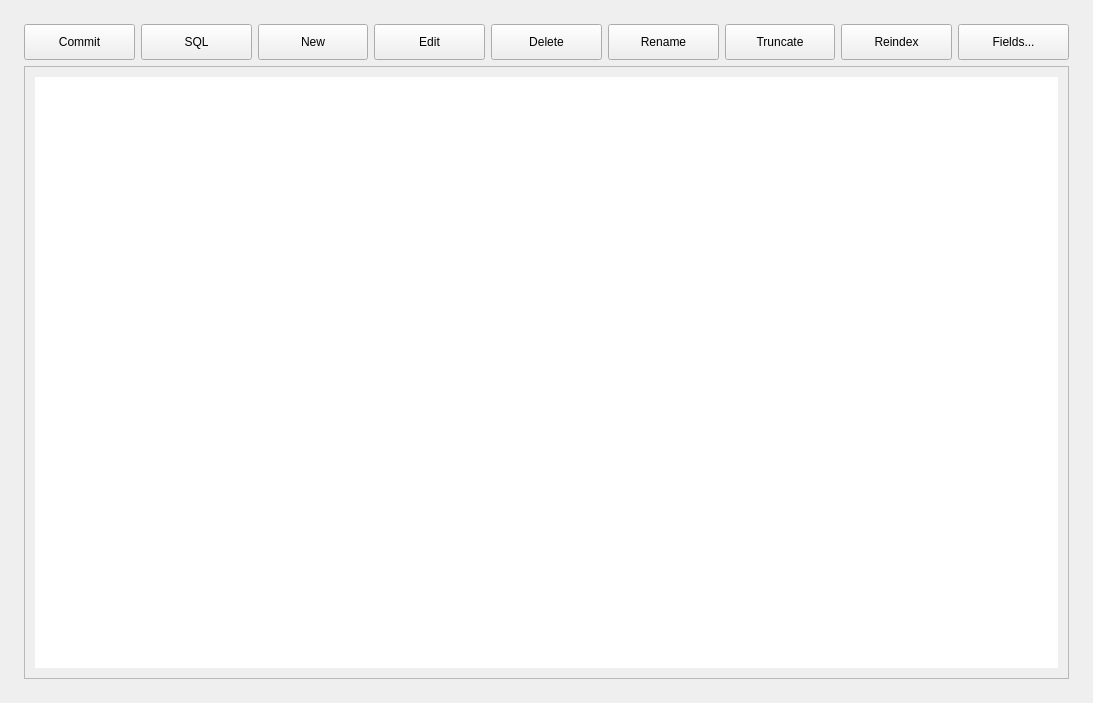
<?xml version="1.0" encoding="UTF-8"?>
<ui version="4.0">
 <class>MainWindow</class>
 <widget class="QMainWindow" name="MainWindow">
  <property name="geometry">
   <rect>
    <x>0</x>
    <y>0</y>
    <width>1093</width>
    <height>703</height>
   </rect>
  </property>
  <property name="windowTitle">
   <string>MainWindow</string>
  </property>
  <widget class="QWidget" name="centralwidget">
   <property name="styleSheet">
    <string notr="true">padding: 10px;</string>
   </property>
   <layout class="QVBoxLayout" name="verticalLayout_2">
    <property name="leftMargin">
     <number>15</number>
    </property>
    <property name="topMargin">
     <number>15</number>
    </property>
    <property name="rightMargin">
     <number>15</number>
    </property>
    <property name="bottomMargin">
     <number>15</number>
    </property>
    <item>
     <widget class="QWidget" name="widget" native="true">
      <layout class="QVBoxLayout" name="verticalLayout">
       <item>
        <layout class="QHBoxLayout" name="horizontalLayout">
         <item>
          <widget class="QPushButton" name="commit_button">
           <property name="sizePolicy">
            <sizepolicy hsizetype="Minimum" vsizetype="Minimum">
             <horstretch>0</horstretch>
             <verstretch>0</verstretch>
            </sizepolicy>
           </property>
           <property name="minimumSize">
            <size>
             <width>0</width>
             <height>0</height>
            </size>
           </property>
           <property name="maximumSize">
            <size>
             <width>16777215</width>
             <height>16777215</height>
            </size>
           </property>
           <property name="text">
            <string>Commit</string>
           </property>
          </widget>
         </item>
         <item>
          <widget class="QPushButton" name="sql_button">
           <property name="sizePolicy">
            <sizepolicy hsizetype="Minimum" vsizetype="Minimum">
             <horstretch>0</horstretch>
             <verstretch>0</verstretch>
            </sizepolicy>
           </property>
           <property name="minimumSize">
            <size>
             <width>0</width>
             <height>0</height>
            </size>
           </property>
           <property name="maximumSize">
            <size>
             <width>16777215</width>
             <height>16777215</height>
            </size>
           </property>
           <property name="text">
            <string>SQL</string>
           </property>
          </widget>
         </item>
         <item>
          <widget class="QPushButton" name="newtable_button">
           <property name="sizePolicy">
            <sizepolicy hsizetype="Minimum" vsizetype="Minimum">
             <horstretch>0</horstretch>
             <verstretch>0</verstretch>
            </sizepolicy>
           </property>
           <property name="minimumSize">
            <size>
             <width>0</width>
             <height>0</height>
            </size>
           </property>
           <property name="maximumSize">
            <size>
             <width>16777215</width>
             <height>16777215</height>
            </size>
           </property>
           <property name="text">
            <string>New</string>
           </property>
          </widget>
         </item>
         <item>
          <widget class="QPushButton" name="edit_button">
           <property name="sizePolicy">
            <sizepolicy hsizetype="Minimum" vsizetype="Minimum">
             <horstretch>0</horstretch>
             <verstretch>0</verstretch>
            </sizepolicy>
           </property>
           <property name="minimumSize">
            <size>
             <width>0</width>
             <height>0</height>
            </size>
           </property>
           <property name="maximumSize">
            <size>
             <width>16777215</width>
             <height>16777215</height>
            </size>
           </property>
           <property name="text">
            <string>Edit</string>
           </property>
          </widget>
         </item>
         <item>
          <widget class="QPushButton" name="delete_button">
           <property name="sizePolicy">
            <sizepolicy hsizetype="Minimum" vsizetype="Minimum">
             <horstretch>0</horstretch>
             <verstretch>0</verstretch>
            </sizepolicy>
           </property>
           <property name="minimumSize">
            <size>
             <width>0</width>
             <height>0</height>
            </size>
           </property>
           <property name="maximumSize">
            <size>
             <width>16777215</width>
             <height>16777215</height>
            </size>
           </property>
           <property name="text">
            <string>Delete</string>
           </property>
          </widget>
         </item>
         <item>
          <widget class="QPushButton" name="rename_button">
           <property name="sizePolicy">
            <sizepolicy hsizetype="Minimum" vsizetype="Minimum">
             <horstretch>0</horstretch>
             <verstretch>0</verstretch>
            </sizepolicy>
           </property>
           <property name="minimumSize">
            <size>
             <width>0</width>
             <height>0</height>
            </size>
           </property>
           <property name="maximumSize">
            <size>
             <width>16777215</width>
             <height>16777215</height>
            </size>
           </property>
           <property name="text">
            <string>Rename</string>
           </property>
          </widget>
         </item>
         <item>
          <widget class="QPushButton" name="truncate_button">
           <property name="sizePolicy">
            <sizepolicy hsizetype="Minimum" vsizetype="Minimum">
             <horstretch>0</horstretch>
             <verstretch>0</verstretch>
            </sizepolicy>
           </property>
           <property name="minimumSize">
            <size>
             <width>0</width>
             <height>0</height>
            </size>
           </property>
           <property name="maximumSize">
            <size>
             <width>16777215</width>
             <height>16777215</height>
            </size>
           </property>
           <property name="text">
            <string>Truncate</string>
           </property>
          </widget>
         </item>
         <item>
          <widget class="QPushButton" name="reindex_button">
           <property name="sizePolicy">
            <sizepolicy hsizetype="Minimum" vsizetype="Minimum">
             <horstretch>0</horstretch>
             <verstretch>0</verstretch>
            </sizepolicy>
           </property>
           <property name="minimumSize">
            <size>
             <width>0</width>
             <height>0</height>
            </size>
           </property>
           <property name="maximumSize">
            <size>
             <width>16777215</width>
             <height>16777215</height>
            </size>
           </property>
           <property name="text">
            <string>Reindex</string>
           </property>
          </widget>
         </item>
         <item>
          <widget class="QPushButton" name="fields_button">
           <property name="sizePolicy">
            <sizepolicy hsizetype="Minimum" vsizetype="Minimum">
             <horstretch>0</horstretch>
             <verstretch>0</verstretch>
            </sizepolicy>
           </property>
           <property name="minimumSize">
            <size>
             <width>0</width>
             <height>0</height>
            </size>
           </property>
           <property name="maximumSize">
            <size>
             <width>16777215</width>
             <height>16777215</height>
            </size>
           </property>
           <property name="text">
            <string>Fields...</string>
           </property>
          </widget>
         </item>
        </layout>
       </item>
       <item>
        <widget class="QTableWidget" name="tables_list">
         <property name="sizePolicy">
          <sizepolicy hsizetype="Expanding" vsizetype="Expanding">
           <horstretch>0</horstretch>
           <verstretch>0</verstretch>
          </sizepolicy>
         </property>
         <property name="minimumSize">
          <size>
           <width>0</width>
           <height>0</height>
          </size>
         </property>
        </widget>
       </item>
      </layout>
     </widget>
    </item>
   </layout>
  </widget>
 </widget>
 <resources/>
 <connections/>
</ui>
